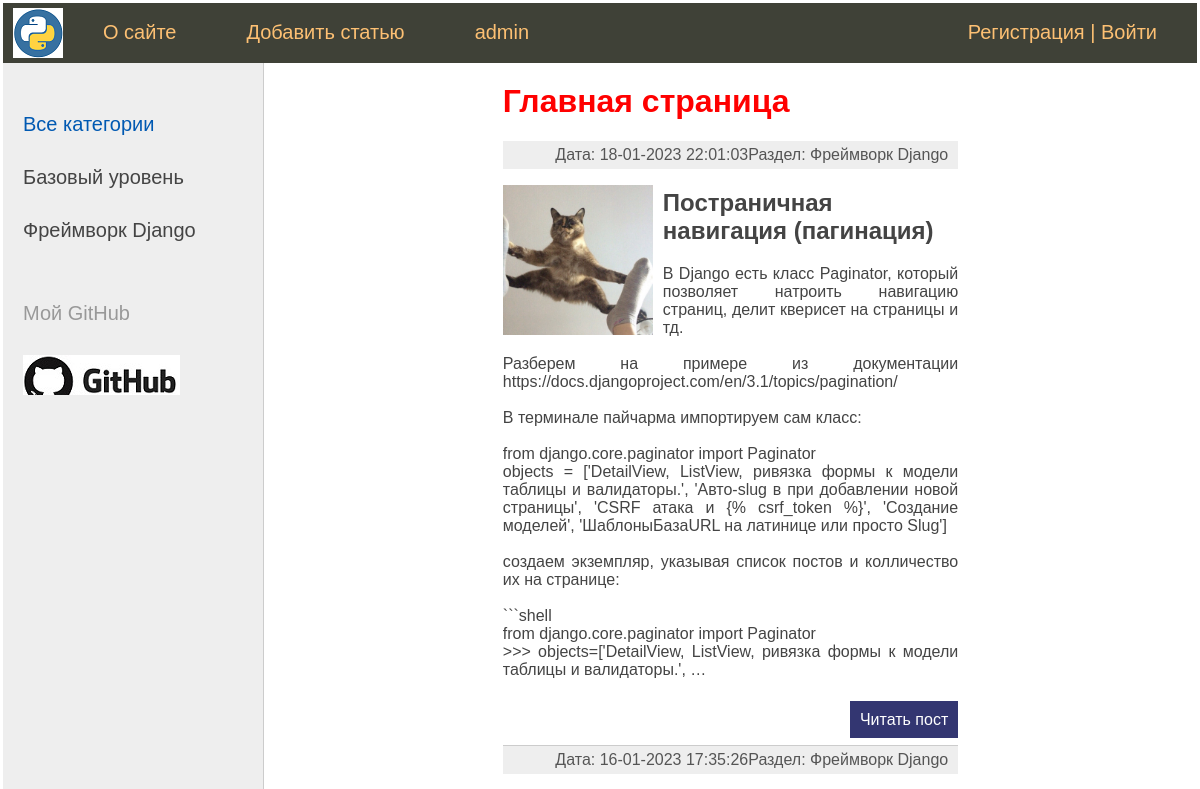
Before: / (upper part) with the older database file.
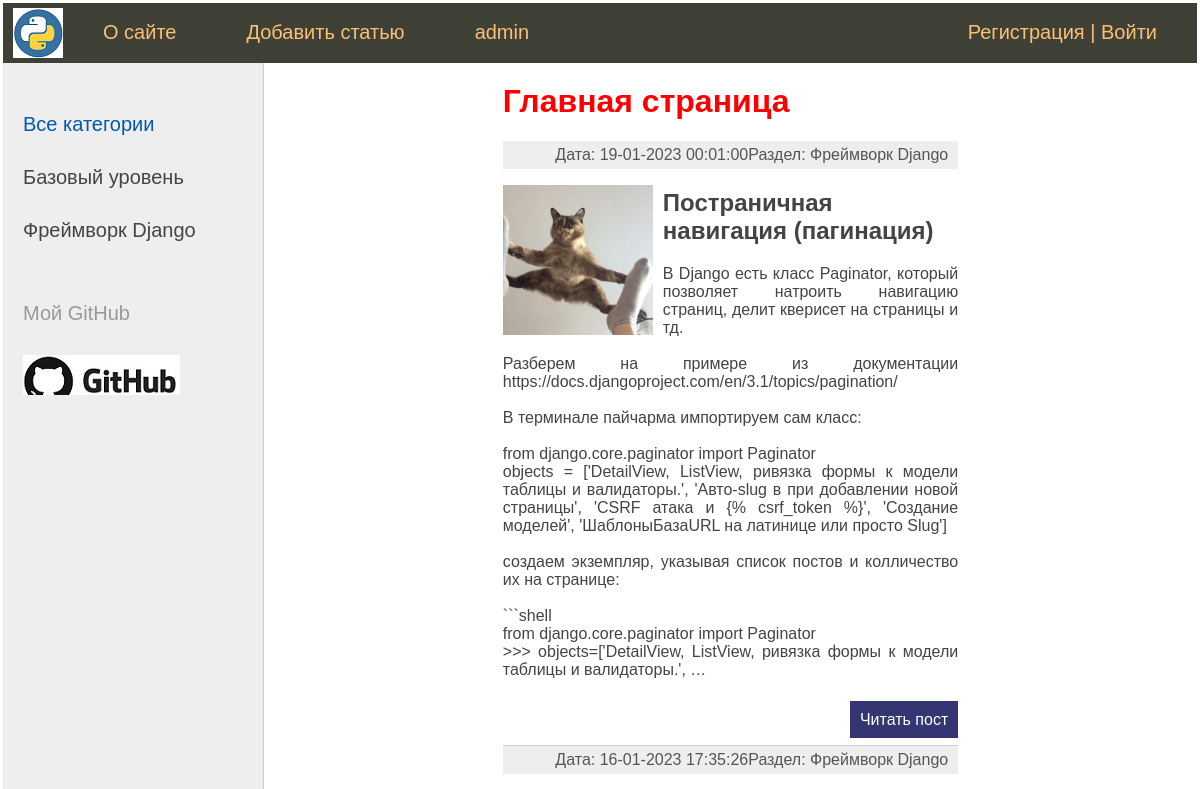
After: the same page with the newer database file.
### blog_theme/models.py (models this page shows, shortened)
class Category(models.Model):
    name = models.CharField(max_length=100, db_index=True, verbose_name='Раздел')
    slug = models.SlugField(max_length=255, unique=True, db_index=True, verbose_name='URL')
    def __str__(self):
        return self.name
    def get_absolute_url(self):
        return reverse('category', kwargs={'cat_slug': self.slug})
    class Meta:
        verbose_name = 'Раздел:'
        verbose_name_plural = 'Разделы:'
        ordering = ['id']

class Blog_theme(models.Model):
    title = models.CharField(max_length=255, verbose_name='Заголовок')
    slug = models.SlugField(max_length=255, unique=True, db_index=True, verbose_name='URL')
    content = MDTextField()
    photo = models.ImageField(upload_to="photos/%Y/%m/%d", verbose_name='Фото')
    time_created = models.DateTimeField(auto_now_add=True, verbose_name='Создано')
    time_updated = models.DateTimeField(auto_now=True, verbose_name='Изменено')
    is_published = models.BooleanField(default=True, verbose_name='Опубликованно')
    cat = models.ForeignKey('Category', on_delete=models.PROTECT, verbose_name='Раздел')
    def get_absolute_url(self):
        return reverse('post', kwargs={'post_slug': self.slug})
    class Meta:
        verbose_name = 'Темы:'
        verbose_name_plural = 'Темы:'
        ordering = ['-time_updated', 'title']

### blog_theme/views.py (the view)
# urls.py: path('', BlogHome.as_view(), name='home'),
class BlogHome(DataMixin, ListView):
    model = Blog_theme
    template_name = 'blog_theme/index.html'
    context_object_name = 'posts'
    def get_context_data(self, *, object_list=None, **kwargs):
        context = super().get_context_data(**kwargs)
        c_def = self.get_user_context(title='Главная страница')
        context.update(c_def)
        return context
    def get_queryset(self):
        return Blog_theme.objects.filter(is_published=True)

### blog_theme/templatetags/blog_theme_tags.py (called while the page is built)
@register.simple_tag()
def get_menu():
    menu = [{'title': 'О сайте', 'url_name': 'about'},
            {'title': 'Добавить статью', 'url_name': 'add_page'},
            {'title': 'Обратная связь', 'url_name': 'contact'},
            ]
    return menu

### blog_theme/utils.py (called while the page is built)
    def get_user_context(self, **kwargs):
        context = kwargs
        cats = Category.objects.annotate(Count('blog_theme'))
        print(cats)
        context['cats'] = cats
        if 'cat_selected' not in context:
            context['cat_selected'] = 0
        return context

### blog_theme/templates/blog_theme/index.html (shortened to what this page needs)
{% extends 'blog_theme/base.html' %}
{% load markdown_extras %}
{% block content %}
<h1>{{ title }}</h1>
<ul class="list-articles">
    {% for p in posts %}
    <li><div class="article-panel">
        <p class="last">Раздел: {{p.cat}}</p>
        <p class="last">Дата: {{p.time_updated|date:" d-m-Y H:i:s "}}</p>
    </div>
{% if p.photo %}
        <p><img class="img-article-left thumb" src="{{p.photo.url}}"></p>
{% endif %}
        <h2>{{p.title}}</h2>
        <p>{{p.content|safe|linebreaksbr|truncatewords:80}}</p>
        <p class="link-read-post"><a href="{{ p.get_absolute_url }}">Читать пост</a> </p>
    </li>
    {% endfor %}
</ul>
{% endblock %}

### blog_theme/templates/blog_theme/base.html (shortened to what this page needs)
{% load static %}
{% load blog_theme_tags  %}
<html>
<head>
	<link href="{% static 'blog_theme/css/styles.css' %}" type="text/css"  rel="stylesheet" />
	<link href="{% static 'blog_theme/css/codehilite_styles.css' %}" type="text/css" rel="stylesheet" />
</head>
<body>
<table class="table-page" >
<tr><td>
{% block mainmenu %}
		<div class="header">
			<ul id="mainmenu" class="mainmenu">
			<li class="logo"><a href="{% url 'home' %}"><div class="logo"></div></a></li>
{% get_menu as menu %}
	{% for m in menu %}
    {% if not forloop.last %}
        {% if menu_selected == m.url_name %}
            <li class="selected">{{m.title}}</li>
        {% else %}
            <li><a href="{% url m.url_name %}">{{m.title}}</a></li>
        {% endif %}
    {% endif %}
{% endfor %}
            <li class="last"> <a href="{% url 'register' %}">Регистрация </a>|<a href="{% url 'login' %}"> Войти</a> </li>
			<li><a href="/admin">admin</a></li>
			</ul>
		</div>
{% endblock mainmenu %}
<table class="table-content" border=0 cellpadding="0" cellspacing="0">
<tr>
	<td valign="top" class="left-chapters">
	<ul id="leftchapters">
{% if cat_selected == 0 %}
			<li class="selected">Все категории</li>
{% else %}
			<li><a href="{% url 'home' %}">Все категории</a></li>
{% endif %}
{% for c in cats %}
{% if c.blog_theme__count > 0 %}
	{% if c.slug == cat_selected %}
			<li class="selected">{{c.name}}</li>
	{% else %}
			<li><a href="{{ c.get_absolute_url }}">{{c.name}}</a></li>
	{% endif %}
{% endif %}
{% endfor %}
		<li class="share">
		<p>Мой GitHub</p>
		<a class="share-yt" href="https://github.com/Sarge322" target="_blank" rel="nofollow"></a>
		</li>
	</ul>
</td>
<td valign="top" class="content">
	<div>
{% block content %}
{% endblock %}
	</div>
</td></tr></table>
</td></tr>
</table>
</body>
</html>

### blog_theme/static/blog_theme/css/styles.css (style rules this page uses)
html, body { font-family: 'Arial'; margin: 0; padding: 0; height: 100%; width: 100%; color: #444; }
h1 { color: red; }
a { color: #0059b2; text-decoration: none; }
img { max-width: 600px; height: auto; }
img.img-article-left { max-width: 300px; height: auto; float: left; padding: 0 10px 10px 0; }
img.img-article-left.thumb { max-width: 150px; height: auto; }
p.link-read-post { text-align: right; }
p.link-read-post a { padding: 10px; min-width: 100px; background: #333671; color: #fff; text-decoration: none; }
div.article-panel { background: #eee; padding: 5px 10px 5px 10px; box-sizing: border-box; overflow: hidden; color: #555; }
div.article-panel p.last { margin: 0; float: right; }
ul.list-articles { list-style: none; margin: 0; padding: 0; }
ul.list-articles li { border-bottom: 1px solid #ccc; }
.table-page { width: 100%; height: 100%; vertical-align: top; }
.table-page tr { height: 100%; }
.header { background: #3F4137; height: 60px; }
.logo { background: url('../images/logo.png') no-repeat 10px 5px; width: 70px; height: 60px; }
ul.mainmenu { list-style: none; margin: 0; padding: 0; height: 60px; color: #fdc073; font-size: 20px; overflow: hidden; }
ul.mainmenu li { float: left; margin: 18px 40px 0 30px; }
ul.mainmenu li.logo { margin: 0; }
ul.mainmenu li.last { float: right; }
ul.mainmenu li a { color: #fdc073; text-decoration: none; }
.table-content { width: 100%; min-height: 100%; height: 100%; }
.left-chapters { margin: 0; background: #eee; border-right: 1px solid #ccc; min-height: 100%; }
.left-chapters ul { width: 230px; min-height: 100%; margin: 0; padding: 20px 10px 10px 20px; list-style: none; font-size: 20px; }
.left-chapters ul li { margin: 30px 0 0 0; color: #999; }
.left-chapters ul li.selected { color: #0059b2; }
.left-chapters ul li a { color: #444; text-decoration: none; }
.left-chapters ul li.share { margin: 60px 0 0 0; }
.left-chapters ul li.share p { margin: 30px 0 30px 0; }
.left-chapters ul li.share a { display: inline-block; width: 40px; height: 40px; margin: 0 20px 0 0; }
.left-chapters ul li.share a.share-yt { width: 100%; height: 40px; background: url('../images/share_yt.jpg') no-repeat 0 0 }
.content { padding: 20px 20% 20px 20%; width: 100%; text-align: justify; box-sizing: border-box; }

Changed rows visible on the page:
changed Blog_theme "Постраничная навигация (пагинация)": time_updated "18-01-2023 22:01:03" → "19-01-2023 00:01:00"
